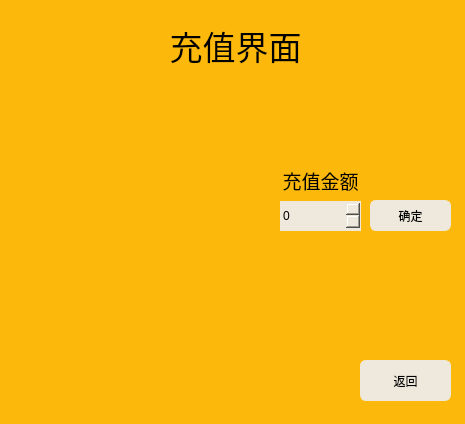
<?xml version="1.0" encoding="UTF-8"?>
<ui version="4.0">
 <class>ReCharge</class>
 <widget class="QWidget" name="ReCharge">
  <property name="geometry">
   <rect>
    <x>0</x>
    <y>0</y>
    <width>465</width>
    <height>424</height>
   </rect>
  </property>
  <property name="windowTitle">
   <string>充值界面</string>
  </property>
  <property name="windowIcon">
   <iconset resource="resource.qrc">
    <normaloff>:/Qt-picture/KEN.jpg</normaloff>:/Qt-picture/KEN.jpg</iconset>
  </property>
  <property name="styleSheet">
   <string notr="true">background-color: rgb(253, 185, 11);</string>
  </property>
  <widget class="QLabel" name="label">
   <property name="geometry">
    <rect>
     <x>130</x>
     <y>20</y>
     <width>211</width>
     <height>51</height>
    </rect>
   </property>
   <property name="font">
    <font>
     <family>华文行楷</family>
     <pointsize>25</pointsize>
     <italic>false</italic>
     <bold>false</bold>
    </font>
   </property>
   <property name="styleSheet">
    <string notr="true">font: 25pt &quot;华文行楷&quot;;</string>
   </property>
   <property name="text">
    <string>充值界面</string>
   </property>
   <property name="alignment">
    <set>Qt::AlignmentFlag::AlignCenter</set>
   </property>
  </widget>
  <widget class="QPushButton" name="chargepicture">
   <property name="geometry">
    <rect>
     <x>10</x>
     <y>90</y>
     <width>251</width>
     <height>321</height>
    </rect>
   </property>
   <property name="styleSheet">
    <string notr="true">QPushButton{ border:none;}</string>
   </property>
   <property name="text">
    <string/>
   </property>
  </widget>
  <widget class="QPushButton" name="toLoginPage">
   <property name="geometry">
    <rect>
     <x>360</x>
     <y>360</y>
     <width>91</width>
     <height>41</height>
    </rect>
   </property>
   <property name="styleSheet">
    <string notr="true">QPushButton{  background-color:#EEE9DC; border:1px solid #EEE9DC;border-radius:6;font: 20pt &quot;华文楷体&quot;; }
QPushButton:hover{  border:2px solid #CDB670;}</string>
   </property>
   <property name="text">
    <string>返回</string>
   </property>
  </widget>
  <widget class="QSpinBox" name="chargeBox">
   <property name="geometry">
    <rect>
     <x>280</x>
     <y>200</y>
     <width>81</width>
     <height>31</height>
    </rect>
   </property>
   <property name="styleSheet">
    <string notr="true">QSpinBox{border:1px solid #EEE9DC; background-color:#EEE9DC;}</string>
   </property>
   <property name="maximum">
    <number>10000</number>
   </property>
  </widget>
  <widget class="QLabel" name="label_2">
   <property name="geometry">
    <rect>
     <x>270</x>
     <y>160</y>
     <width>101</width>
     <height>41</height>
    </rect>
   </property>
   <property name="font">
    <font>
     <pointsize>14</pointsize>
    </font>
   </property>
   <property name="text">
    <string>充值金额</string>
   </property>
   <property name="alignment">
    <set>Qt::AlignmentFlag::AlignCenter</set>
   </property>
  </widget>
  <widget class="QPushButton" name="confirmBtn">
   <property name="geometry">
    <rect>
     <x>370</x>
     <y>200</y>
     <width>81</width>
     <height>31</height>
    </rect>
   </property>
   <property name="styleSheet">
    <string notr="true">QPushButton{  background-color:#EEE9DC; border:1px solid #EEE9DC;border-radius:6;font: 20pt &quot;华文楷体&quot;; }
QPushButton:hover{  border:2px solid #CDB670;}</string>
   </property>
   <property name="text">
    <string>确定</string>
   </property>
  </widget>
 </widget>
 <resources>
  <include location="resource.qrc"/>
 </resources>
 <connections/>
</ui>
